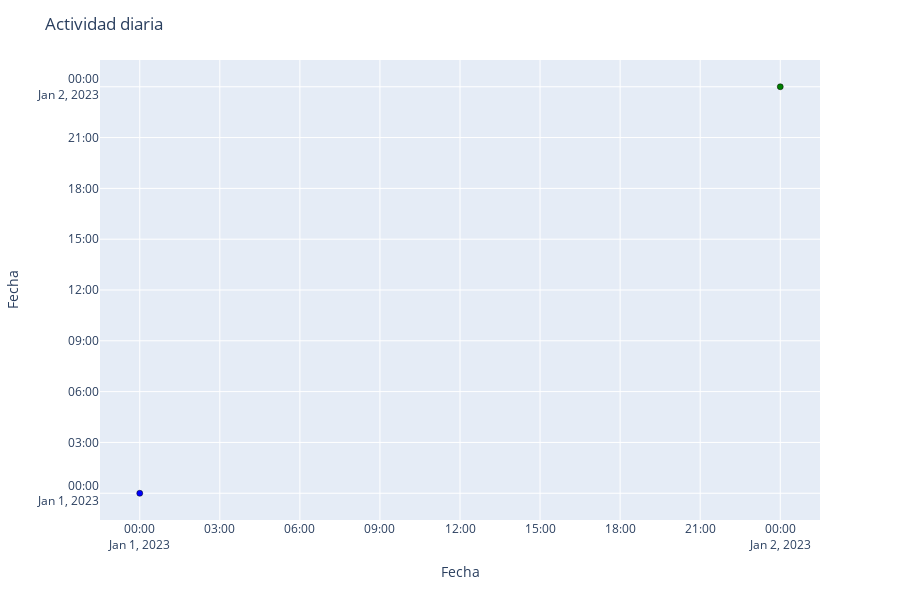

The notebook cell this image was saved under:
### Code cell
import plotly.express as px
import pandas as pd

# Datos de ejemplo: actividad por día
actividades = [
    ("2023-01-01", "Trabajo"),
    ("2023-01-02", "Descanso"),
    # Agrega más datos aquí
]

# Crear un DataFrame con las actividades
df = pd.DataFrame(actividades, columns=["Fecha", "Actividad"])
df["Fecha"] = pd.to_datetime(df["Fecha"])

# Crear un nuevo DataFrame para el gráfico tabular
df_table = pd.DataFrame(columns=["Fecha", "Actividad"])

# Iterar sobre las fechas únicas y agregar la actividad correspondiente
for fecha in df["Fecha"].unique():
    actividad = df.loc[df["Fecha"] == fecha, "Actividad"].values[0]
    nueva_fila = pd.DataFrame({"Fecha": fecha, "Actividad": actividad}, index=[0])
    df_table = pd.concat([df_table, nueva_fila], ignore_index=True)

# Crear el gráfico de calendario tabular
fig = px.scatter(df_table, x="Fecha", y="Fecha", color="Actividad",
                 color_discrete_map={"Trabajo": "blue", "Descanso": "green"},
                 size_max=100)

# Configurar el diseño del gráfico
fig.update_traces(marker=dict(line=dict(width=0.5, color='black')),
                  selector=dict(mode='markers'))

fig.update_layout(
    title="Actividad diaria",
    showlegend=False,
    height=600
)

# Mostrar el gráfico
fig.show()

### Figure 1 — Plotly figure (JSON) as saved in the notebook; plotly's stock layout.template omitted (floating-point values rounded to 4 significant figures)
{"data": [{"hovertemplate": "Actividad=Trabajo<br>Fecha=%{y}<extra></extra>", "legendgroup": "Trabajo", "marker": {"color": "blue", "line": {"color": "black", "width": 0.5}, "symbol": "circle"}, "mode": "markers", "name": "Trabajo", "orientation": "v", "showlegend": true, "type": "scatter", "x": ["2023-01-01T00:00:00"], "xaxis": "x", "y": ["2023-01-01T00:00:00"], "yaxis": "y"}, {"hovertemplate": "Actividad=Descanso<br>Fecha=%{y}<extra></extra>", "legendgroup": "Descanso", "marker": {"color": "green", "line": {"color": "black", "width": 0.5}, "symbol": "circle"}, "mode": "markers", "name": "Descanso", "orientation": "v", "showlegend": true, "type": "scatter", "x": ["2023-01-02T00:00:00"], "xaxis": "x", "y": ["2023-01-02T00:00:00"], "yaxis": "y"}], "layout": {"height": 600, "legend": {"title": {"text": "Actividad"}, "tracegroupgap": 0}, "margin": {"t": 60}, "showlegend": false, "title": {"text": "Actividad diaria"}, "xaxis": {"anchor": "y", "domain": [0, 1], "title": {"text": "Fecha"}}, "yaxis": {"anchor": "x", "domain": [0, 1], "title": {"text": "Fecha"}}}}
